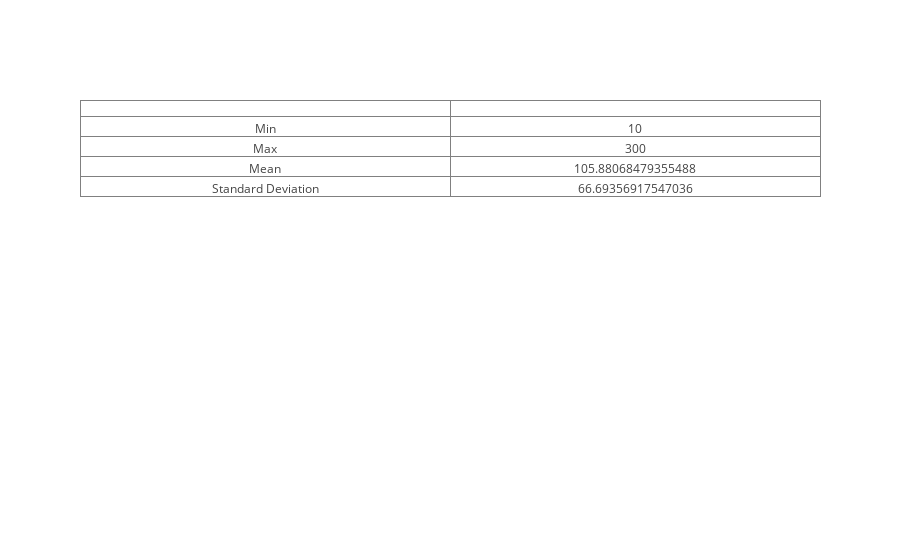

Notebook code for this chart:
### Code cell
calculate_headline_stats(raw_data_dropped, 'raw-data-headline-metrics')

### Figure 1 — Plotly figure (JSON) as saved in the notebook; plotly's stock layout.template omitted (floating-point values rounded to 4 significant figures)
{"data": [{"cells": {"values": [["Min", "Max", "Mean", "Standard Deviation"], [10, 300, 105.9, 66.69]]}, "type": "table", "uid": "92e7e7cb-0bdb-4ef4-924f-0b390a52d9b2"}], "layout": {}}
